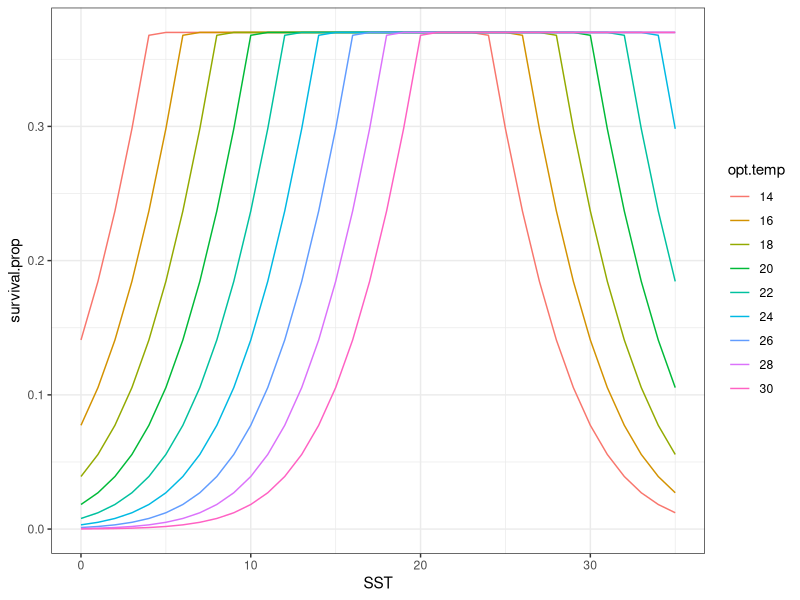

Reproduce this figure in R. (Note: this script raises an error after producing the figure.)
library(ggplot2)
library(tidyverse)


# Model Parameter set up --------------------------------------------------

SST = seq(0, 35) #sea surface temperatures to model

opt.temp = seq(14,30, by = 2) # optimal temperature ranges

temp.range = 10 # thermal performance range, w


# Mortality Function ------------------------------------------------------

calc_mortality <- function(SST, opt.temp, temp.range) {
  nat.m = 1 - exp((-(SST - opt.temp)^2)/(temp.range^2)) # temperature based mortality function from Walsworth et al.
  return(1 - nat.m)
}

m = calc_mortality(25, 20, 10)


# Simulate Mortality Rates Function -----------------------------------------------

simulate_mortality <- function(SST, opt.temp, temp.range) {
  results = matrix(NaN, nrow = length(SST), ncol = 1) #empty matrix to hold results
  
  
  for (i in 1:length(SST)) {
    for (j in 1:length(opt.temp)) {
      
      mort = calc_mortality(SST[i], opt.temp, temp.range)
      results[i][j] = mort
    }
  }
  
  results_plot = as.data.frame(results) %>% 
    rename(survival = V1) %>%
    mutate(survival.prop = case_when(
      survival > .37 ~ .37,
      survival < .37 ~ survival))
  
  results_plot$SST = SST
  results_plot$opt.temp = opt.temp
  results_plot$range = temp.range
  
  return(results_plot)
}



# Simulate multiple optimal temperatures ----------------------------------

simulation_results = data.frame()

for (k in 1:length(opt.temp)) {
  sub_result = simulate_mortality(SST, opt.temp[k], temp.range)
  simulation_results = bind_rows(sub_result, simulation_results)
}

simulation_results = simulation_results %>% 
  mutate(opt.temp = as.factor(opt.temp))

ggplot(simulation_results, aes(SST, survival.prop, color = opt.temp)) +
  geom_line() +
  theme_bw()


# Simulate multiple range widths ------------------------------------------

opt.temp = 22 # optimal temperature ranges

temp.range = c(2,4,6,8,10) # thermal performance range, w

simulation_results = data.frame()

for (k in 1:length(temp.range)) {
  sub_result = simulate_mortaility(SST, opt.temp, temp.range[k])
  simulation_results = bind_rows(sub_result, simulation_results)
}

simulation_results = simulation_results %>% 
  mutate(range = as.factor(range))

ggplot(simulation_results, aes(SST, survival.prop, color = range)) +
  geom_path() +
  theme_bw() 

